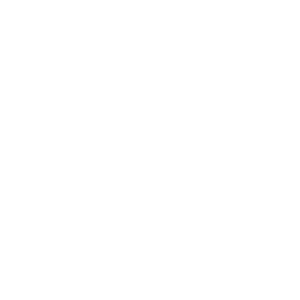
Frame 1 (no input)
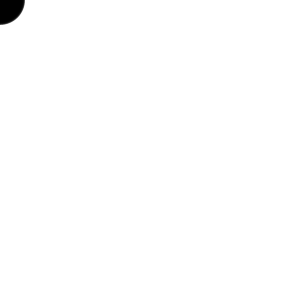
Frame 60 (the mouse pressed at the canvas centre just before this capture)
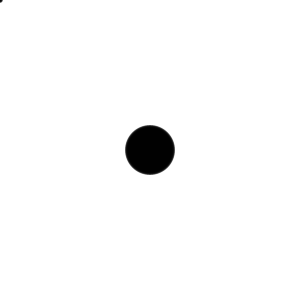
Frame 120 (the mouse held since frame 60 and released just before this capture)

The Processing sketch that drew these frames (run headless with seeded random() and noise(); from frame 60 on, the mouse is pressed at the canvas centre):

// Processing sketch: processing_63965
// ── processing_63965.pde

/**
 * Verschwindende Formen
 *
 * Dies soll anhand eines coolen Beispiels zeigen, was
 * man mit Arrays alles anstellen kann.
 *
 */

void setup()
{
  //Das Übliche, schwarzer Hintergrund, Größe und smooth
  size(300, 300);
  background(255);
  smooth();
}

//Variablen für temporäre (!) Koordinaten und Größe der Formen
int tpx[] = new int[1];
int tpy[] = new int[1];
float ts[] = new float[1];
//Count wird in void draw() kontinuierlich inkrementiert
int count = 0;
//Eine Variable um die Ansicht zwischen Ellipse und Rechteck zu wechseln
int form = 1;

void draw()
{
  //Hintergrund neu zeichnen und aussehen der Objekte angeben
  background(255);
  noStroke();
  fill(0, 127);
  //Die Koordinaten des aktuellen (neuesten) Objekts
  //werden festgelegt
  tpx[count] = mouseX;
  tpy[count] = mouseY;
  //Ausgangsgröße der Form (Ellipse, etc..)
  ts[count] = 50;

  //In der Schleife werden nun alle Objekte bis zum aktuellen
  //Höchstwert durchlaufen (count wird je um 1 erhöht, siehe
  //letzte Zeile in void draw()
  for (int i = 0; i < count; i++)
  {
    noStroke();
    //Je nachdem welchen Wert "form" hat zeichnen wir ...
    switch(form)
    {
    case 1:
      //..eine Ellipse oder..
      ellipse(tpx[i], tpy[i], ts[i], ts[i]);
      break;
    case 2:
      //..ein Rechteck oder..
      rectMode(CENTER);
      rect(tpx[i], tpy[i], ts[i], ts[i]);
      break;
    case 3:
      //..eine Linie. Und eine Linie nur, wenn Variable "ts" mit diesem
      //Index noch größer ist als Null. Ansonsten würde die Linie nicht
      //verschwinden
      if (i > 1 && ts[i] > 0)
      {
        stroke(0);
        line(tpx[i], tpy[i], tpx[i-1], tpy[i-1]);
      }
      break;
    }
    //Solange die Größe des Objekts größer als Null
    //ist, kann das Objekt verkleinert werden, sobald es
    //kleiner ist als Null, passiert einfach nichts mehr
    if (ts[i] > 0)
    {
      //Faktor, um den das Objekt kleiner wird - bestimmt
      //auch Geschwindigkeit. Hier wird immer um 1 verkleinert
      ts[i] -= 0.75;
    }
    else
    {
      float tmp = 0 - ts[i];
      ts[i] += tmp;
    }
  }

  //Hier werden die Arrays erweitert, und zwar immer um 
  //jeweils 2 mehr als count
  tpx = expand(tpx, count+2);
  tpy = expand(tpy, count+2);
  ts = expand(ts, count+2);

  //Zum Schluss wird diese Variable noch um +1 inkrementiert
  count++;
}

void keyPressed()
{
  //Wir verändern die Variable "form", um zwischen Ellipse, Rechteck
  //und Linie zu wechseln. In void draw() wird abgefragt dass wenn
  //form == 1 eine Ellipse, wenn form == 2 ein Rechteck und wenn 
  //form == 3 eine Linie gezeichnet wird.
  switch(key)
  {
  case '1':
    form = 1;
    break;
  case '2':
    form = 2;
    break;
  case '3':
    form = 3;
    break;
  }
  //Arrayindex wird zurückgesetzt
  count = 0;
}
